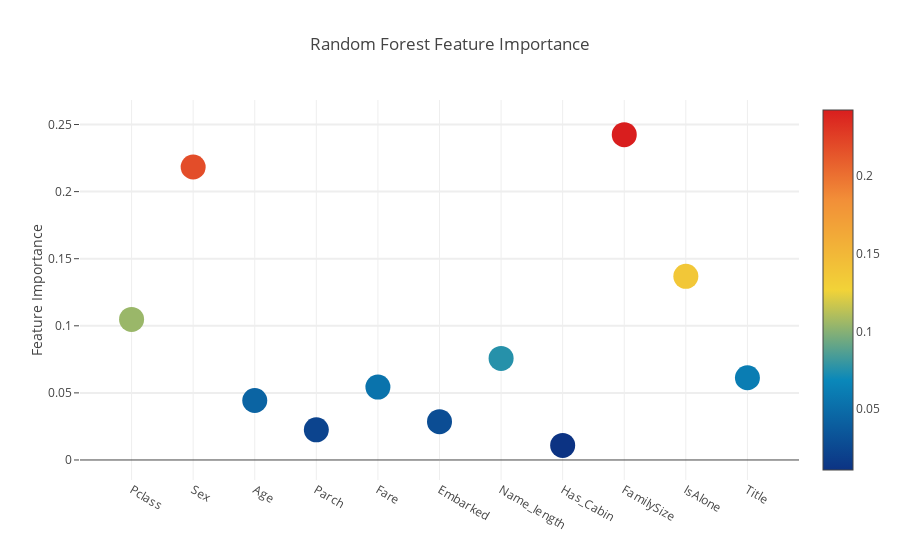
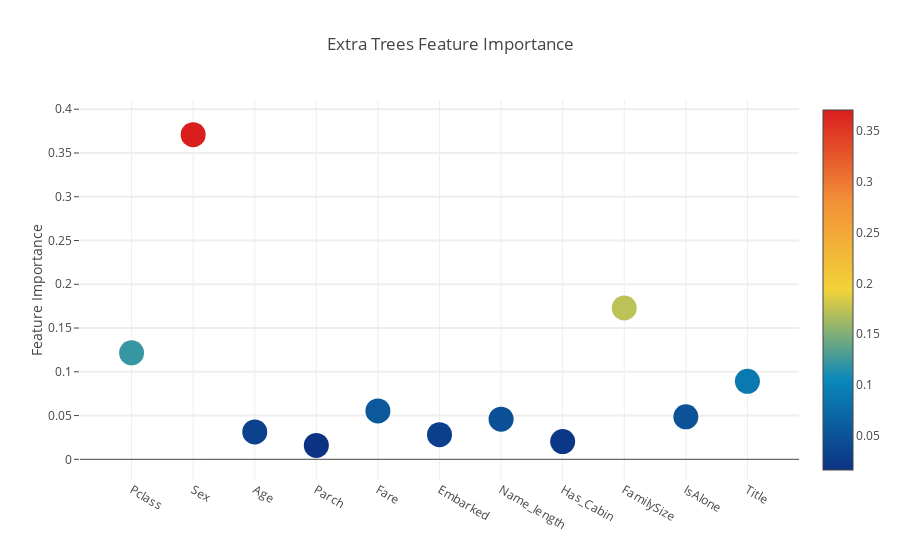
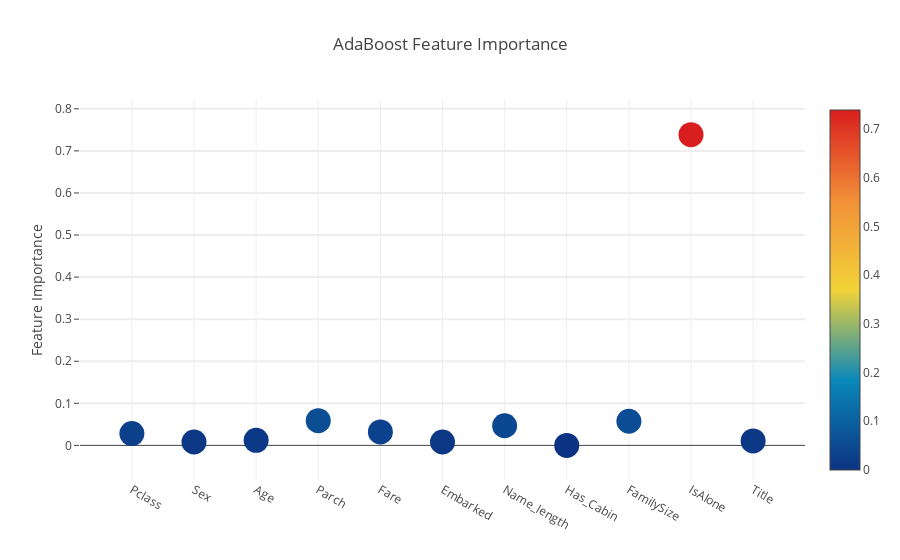
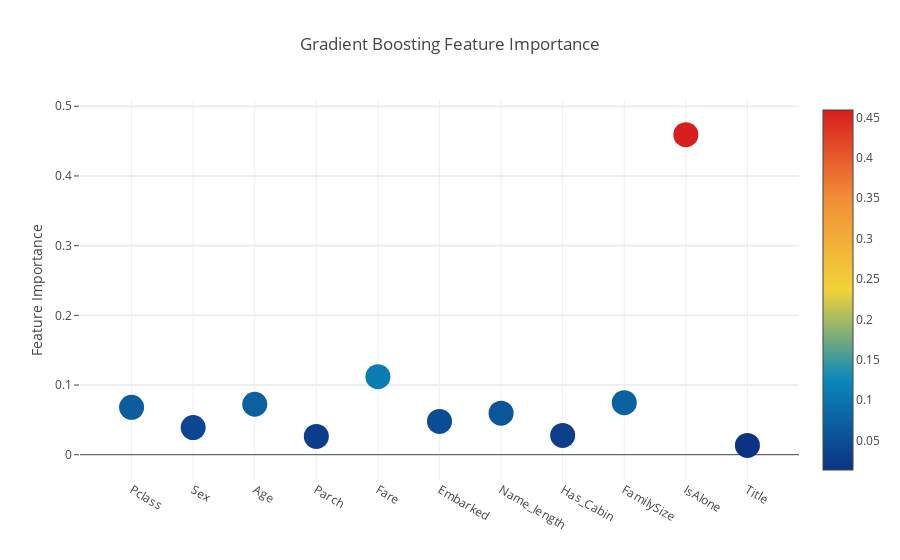

The notebook cell these images were saved under, in order:
### Markdown cell above
**Interactive feature importances via Plotly scatterplots**

I'll use the interactive Plotly package at this juncture to visualise the feature importances values of the different classifiers

### Code cell
# Scatter plot 
trace = go.Scatter(
    y = feature_dataframe['Random Forest feature importances'].values,
    x = feature_dataframe['features'].values,
    mode='markers',
    marker=dict(
        sizemode = 'diameter',
        sizeref = 1,
        size = 25,
#       size= feature_dataframe['AdaBoost feature importances'].values,
        #color = np.random.randn(500), #set color equal to a variable
        color = feature_dataframe['Random Forest feature importances'].values,
        colorscale='Portland',
        showscale=True
    ),
    text = feature_dataframe['features'].values
)
data = [trace]

layout= go.Layout(
    autosize= True,
    title= 'Random Forest Feature Importance',
    hovermode= 'closest',
#     xaxis= dict(
#         title= 'Pop',
#         ticklen= 5,
#         zeroline= False,
#         gridwidth= 2,
#     ),
    yaxis=dict(
        title= 'Feature Importance',
        ticklen= 5,
        gridwidth= 2
    ),
    showlegend= False
)
fig = go.Figure(data=data, layout=layout)
py.iplot(fig,filename='scatter2010')

# Scatter plot 
trace = go.Scatter(
    y = feature_dataframe['Extra Trees  feature importances'].values,
    x = feature_dataframe['features'].values,
    mode='markers',
    marker=dict(
        sizemode = 'diameter',
        sizeref = 1,
        size = 25,
#       size= feature_dataframe['AdaBoost feature importances'].values,
        #color = np.random.randn(500), #set color equal to a variable
        color = feature_dataframe['Extra Trees  feature importances'].values,
        colorscale='Portland',
        showscale=True
    ),
    text = feature_dataframe['features'].values
)
data = [trace]

layout= go.Layout(
    autosize= True,
    title= 'Extra Trees Feature Importance',
    hovermode= 'closest',
#     xaxis= dict(
#         title= 'Pop',
#         ticklen= 5,
#         zeroline= False,
#         gridwidth= 2,
#     ),
    yaxis=dict(
        title= 'Feature Importance',
        ticklen= 5,
        gridwidth= 2
    ),
    showlegend= False
)
fig = go.Figure(data=data, layout=layout)
py.iplot(fig,filename='scatter2010')

# Scatter plot 
trace = go.Scatter(
    y = feature_dataframe['AdaBoost feature importances'].values,
    x = feature_dataframe['features'].values,
    mode='markers',
    marker=dict(
        sizemode = 'diameter',
        sizeref = 1,
        size = 25,
#       size= feature_dataframe['AdaBoost feature importances'].values,
        #color = np.random.randn(500), #set color equal to a variable
        color = feature_dataframe['AdaBoost feature importances'].values,
        colorscale='Portland',
        showscale=True
    ),
    text = feature_dataframe['features'].values
)
data = [trace]

layout= go.Layout(
    autosize= True,
    title= 'AdaBoost Feature Importance',
    hovermode= 'closest',
#     xaxis= dict(
#         title= 'Pop',
#         ticklen= 5,
#         zeroline= False,
#         gridwidth= 2,
#     ),
    yaxis=dict(
        title= 'Feature Importance',
        ticklen= 5,
        gridwidth= 2
    ),
    showlegend= False
)
fig = go.Figure(data=data, layout=layout)
py.iplot(fig,filename='scatter2010')

# Scatter plot 
trace = go.Scatter(
    y = feature_dataframe['Gradient Boost feature importances'].values,
    x = feature_dataframe['features'].values,
    mode='markers',
    marker=dict(
        sizemode = 'diameter',
        sizeref = 1,
        size = 25,
#       size= feature_dataframe['AdaBoost feature importances'].values,
        #color = np.random.randn(500), #set color equal to a variable
        color = feature_dataframe['Gradient Boost feature importances'].values,
        colorscale='Portland',
        showscale=True
    ),
    text = feature_dataframe['features'].values
)
data = [trace]

layout= go.Layout(
    autosize= True,
    title= 'Gradient Boosting Feature Importance',
    hovermode= 'closest',
#     xaxis= dict(
#         title= 'Pop',
#         ticklen= 5,
#         zeroline= False,
#         gridwidth= 2,
#     ),
    yaxis=dict(
        title= 'Feature Importance',
        ticklen= 5,
        gridwidth= 2
    ),
    showlegend= False
)
fig = go.Figure(data=data, layout=layout)
py.iplot(fig,filename='scatter2010')

### Figure 1 — Plotly figure (JSON) as saved in the notebook; plotly's stock layout.template omitted (floating-point values rounded to 4 significant figures)
{"data": [{"marker": {"color": [0.1047, 0.2184, 0.04433, 0.02249, 0.05433, 0.02854, 0.0757, 0.01088, 0.2425, 0.1369, 0.06128], "colorscale": "Portland", "showscale": true, "size": 25, "sizemode": "diameter", "sizeref": 1}, "mode": "markers", "text": ["Pclass", "Sex", "Age", "Parch", "Fare", "Embarked", "Name_length", "Has_Cabin", "FamilySize", "IsAlone", "Title"], "type": "scatter", "x": ["Pclass", "Sex", "Age", "Parch", "Fare", "Embarked", "Name_length", "Has_Cabin", "FamilySize", "IsAlone", "Title"], "y": [0.1047, 0.2184, 0.04433, 0.02249, 0.05433, 0.02854, 0.0757, 0.01088, 0.2425, 0.1369, 0.06128]}], "layout": {"autosize": true, "hovermode": "closest", "showlegend": false, "title": "Random Forest Feature Importance", "yaxis": {"gridwidth": 2, "ticklen": 5, "title": "Feature Importance"}}}

### Figure 2 — Plotly figure (JSON) as saved in the notebook; plotly's stock layout.template omitted (floating-point values rounded to 4 significant figures)
{"data": [{"marker": {"color": [0.1217, 0.371, 0.0313, 0.01592, 0.05526, 0.02816, 0.0459, 0.0203, 0.1729, 0.04854, 0.0891], "colorscale": "Portland", "showscale": true, "size": 25, "sizemode": "diameter", "sizeref": 1}, "mode": "markers", "text": ["Pclass", "Sex", "Age", "Parch", "Fare", "Embarked", "Name_length", "Has_Cabin", "FamilySize", "IsAlone", "Title"], "type": "scatter", "x": ["Pclass", "Sex", "Age", "Parch", "Fare", "Embarked", "Name_length", "Has_Cabin", "FamilySize", "IsAlone", "Title"], "y": [0.1217, 0.371, 0.0313, 0.01592, 0.05526, 0.02816, 0.0459, 0.0203, 0.1729, 0.04854, 0.0891]}], "layout": {"autosize": true, "hovermode": "closest", "showlegend": false, "title": "Extra Trees Feature Importance", "yaxis": {"gridwidth": 2, "ticklen": 5, "title": "Feature Importance"}}}

### Figure 3 — Plotly figure (JSON) as saved in the notebook; plotly's stock layout.template omitted (floating-point values rounded to 4 significant figures)
{"data": [{"marker": {"color": [0.028, 0.008, 0.012, 0.05867, 0.032, 0.008, 0.04667, 0, 0.05733, 0.7387, 0.01067], "colorscale": "Portland", "showscale": true, "size": 25, "sizemode": "diameter", "sizeref": 1}, "mode": "markers", "text": ["Pclass", "Sex", "Age", "Parch", "Fare", "Embarked", "Name_length", "Has_Cabin", "FamilySize", "IsAlone", "Title"], "type": "scatter", "x": ["Pclass", "Sex", "Age", "Parch", "Fare", "Embarked", "Name_length", "Has_Cabin", "FamilySize", "IsAlone", "Title"], "y": [0.028, 0.008, 0.012, 0.05867, 0.032, 0.008, 0.04667, 0, 0.05733, 0.7387, 0.01067]}], "layout": {"autosize": true, "hovermode": "closest", "showlegend": false, "title": "AdaBoost Feature Importance", "yaxis": {"gridwidth": 2, "ticklen": 5, "title": "Feature Importance"}}}

### Figure 4 — Plotly figure (JSON) as saved in the notebook; plotly's stock layout.template omitted (floating-point values rounded to 4 significant figures)
{"data": [{"marker": {"color": [0.06796, 0.03889, 0.07238, 0.02629, 0.1119, 0.04779, 0.05966, 0.02775, 0.07463, 0.4593, 0.0134], "colorscale": "Portland", "showscale": true, "size": 25, "sizemode": "diameter", "sizeref": 1}, "mode": "markers", "text": ["Pclass", "Sex", "Age", "Parch", "Fare", "Embarked", "Name_length", "Has_Cabin", "FamilySize", "IsAlone", "Title"], "type": "scatter", "x": ["Pclass", "Sex", "Age", "Parch", "Fare", "Embarked", "Name_length", "Has_Cabin", "FamilySize", "IsAlone", "Title"], "y": [0.06796, 0.03889, 0.07238, 0.02629, 0.1119, 0.04779, 0.05966, 0.02775, 0.07463, 0.4593, 0.0134]}], "layout": {"autosize": true, "hovermode": "closest", "showlegend": false, "title": "Gradient Boosting Feature Importance", "yaxis": {"gridwidth": 2, "ticklen": 5, "title": "Feature Importance"}}}
